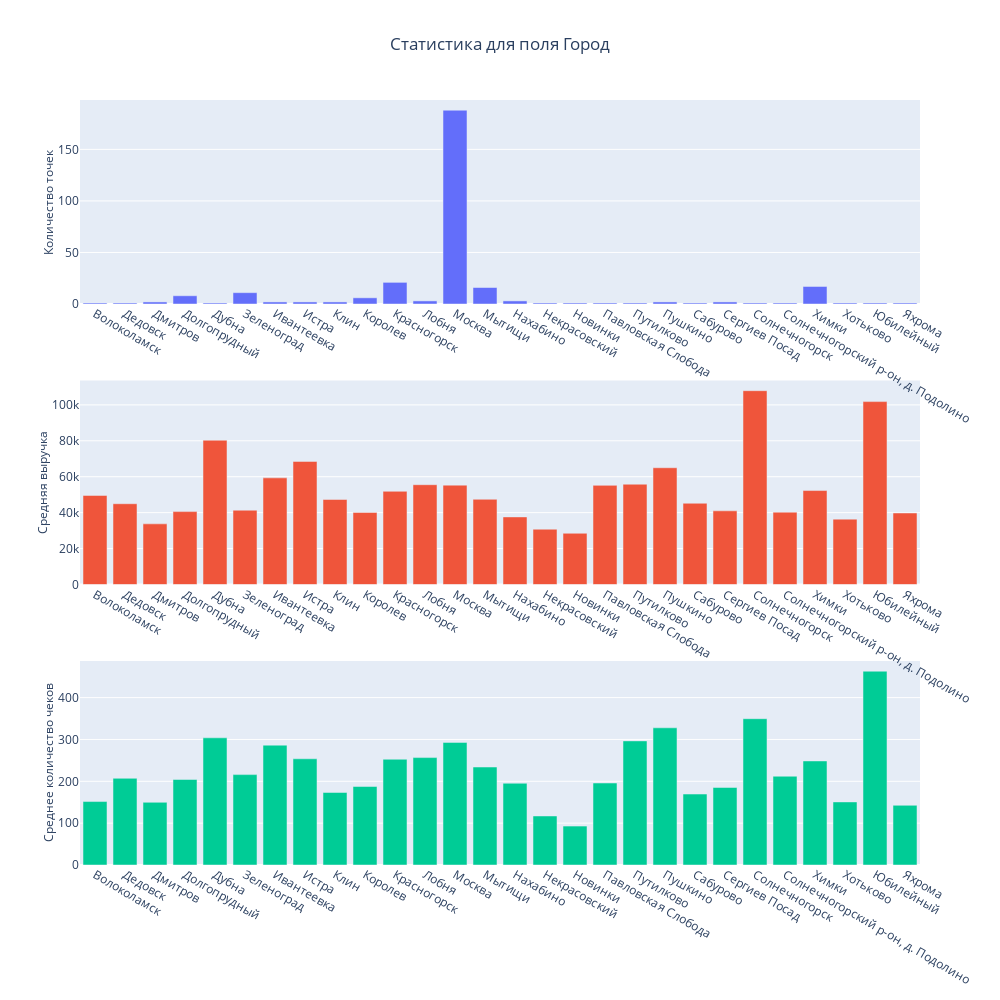

Source (notebook cell):
### Code cell
bar_plot(
    column='Город', 
    rows=3, 
    cols=1, 
    title='Статистика для поля Город', 
    width=1250,
    height=1000,
    xaxes=False
)

### Figure 1 — Plotly figure (JSON) as saved in the notebook; plotly's stock layout.template omitted (floating-point values rounded to 4 significant figures)
{"data": [{"type": "bar", "x": ["Волоколамск", "Дедовск", "Дмитров", "Долгопрудный", "Дубна", "Зеленоград", "Ивантеевка", "Истра", "Клин", "Королев", "Красногорск", "Лобня", "Москва", "Мытищи", "Нахабино", "Некрасовский", "Новинки", "Павловская Слобода", "Путилково", "Пушкино", "Сабурово", "Сергиев Посад", "Солнечногорск", "Солнечногорский р-он, д. Подолино", "Химки", "Хотьково", "Юбилейный", "Яхрома"], "xaxis": "x", "y": [1, 1, 2, 8, 1, 11, 2, 2, 2, 6, 21, 3, 188, 16, 3, 1, 1, 1, 1, 2, 1, 2, 1, 1, 17, 1, 1, 1], "yaxis": "y"}, {"type": "bar", "x": ["Волоколамск", "Дедовск", "Дмитров", "Долгопрудный", "Дубна", "Зеленоград", "Ивантеевка", "Истра", "Клин", "Королев", "Красногорск", "Лобня", "Москва", "Мытищи", "Нахабино", "Некрасовский", "Новинки", "Павловская Слобода", "Путилково", "Пушкино", "Сабурово", "Сергиев Посад", "Солнечногорск", "Солнечногорский р-он, д. Подолино", "Химки", "Хотьково", "Юбилейный", "Яхрома"], "xaxis": "x2", "y": [49580.0, 44980.0, 33770.0, 40590.0, 80330.0, 41370.0, 59370.0, 68530.0, 47340.0, 40090.0, 51890.0, 55560.0, 55330.0, 47440.0, 37620.0, 30780.0, 28520.0, 55200.0, 55840.0, 64990.0, 45240.0, 41020.0, 107900.0, 40270.0, 52310.0, 36390.0, 101800.0, 39810.0], "yaxis": "y2"}, {"type": "bar", "x": ["Волоколамск", "Дедовск", "Дмитров", "Долгопрудный", "Дубна", "Зеленоград", "Ивантеевка", "Истра", "Клин", "Королев", "Красногорск", "Лобня", "Москва", "Мытищи", "Нахабино", "Некрасовский", "Новинки", "Павловская Слобода", "Путилково", "Пушкино", "Сабурово", "Сергиев Посад", "Солнечногорск", "Солнечногорский р-он, д. Подолино", "Химки", "Хотьково", "Юбилейный", "Яхрома"], "xaxis": "x3", "y": [151.6, 207.2, 149.8, 204.4, 304.0, 216.0, 286.4, 253.8, 173.3, 187.5, 252.7, 256.7, 293.0, 234.1, 195.3, 117.2, 93.07, 195.9, 296.6, 327.8, 169.5, 185.3, 349.6, 212.1, 248.7, 150.8, 463.1, 142.7], "yaxis": "y3"}], "layout": {"autosize": false, "height": 1000, "showlegend": false, "title": {"text": "Статистика для поля Город", "x": 0.5}, "width": 1000, "xaxis": {"anchor": "y", "domain": [0, 1]}, "xaxis2": {"anchor": "y2", "domain": [0, 1]}, "xaxis3": {"anchor": "y3", "domain": [0, 1]}, "yaxis": {"anchor": "x", "domain": [0.7333, 1], "title": {"font": {"size": 12}, "standoff": 1, "text": "Количество точек"}}, "yaxis2": {"anchor": "x2", "domain": [0.3667, 0.6333], "title": {"font": {"size": 12}, "standoff": 1, "text": "Средняя выручка"}}, "yaxis3": {"anchor": "x3", "domain": [0, 0.2667], "title": {"font": {"size": 12}, "standoff": 1, "text": "Среднее количество чеков"}}}}
